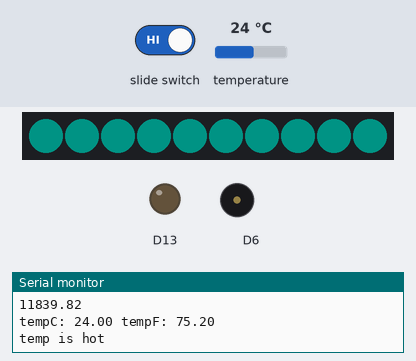
The sketch below on a simulated Adafruit Circuit Playground Express. Shown: 10 RGB LEDs in strip order, left to right, output pins drawn as LEDs (lit = HIGH), buzzer (waves = sounding), the last lines printed to the serial monitor. The test bench sets the inputs (shaded band); at power-on: temperature 24 °C. Dim RGB values are drawn brighter than linear; random numbers use the default seed unless the sketch sets one.

Above: at 2.6 s.
2.7 s: temperature set to 19 °C
At 10.0 s:
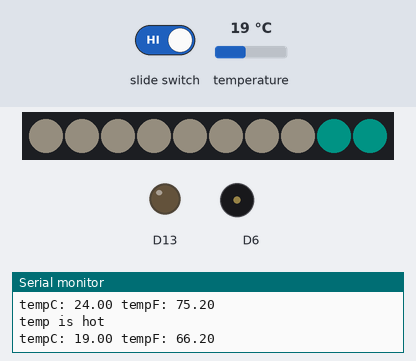
10.3 s: slide switch set LOW
At 10.76 s:
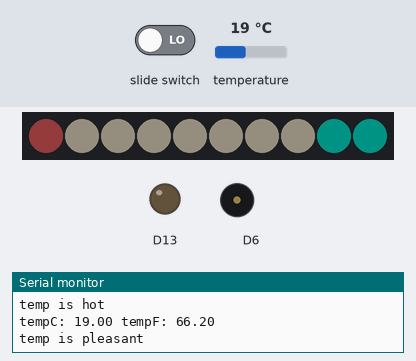
14.8 s: temperature set to 12 °C
19.3 s: slide switch set HIGH
At 22.4 s:
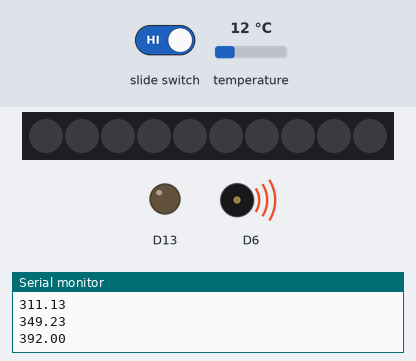
Timing chart, 0 to 24.8 s (numbered marks = the images above; inputs shaded):
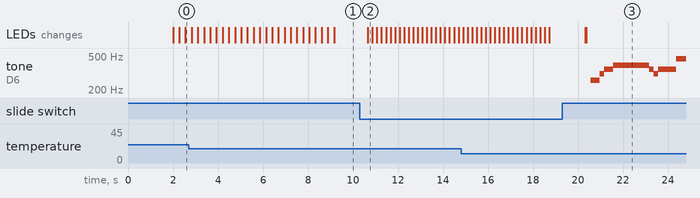

Measured:
- after the input at 19.3 s, tone on D6: plays 261 Hz for 0.40 s, 311 Hz for 0.20 s, 349 Hz for 0.40 s, 391 Hz for 1.6 s, 349 Hz for 0.20 s, 311 Hz for 0.20 s … (8 notes in this stretch), starting after 1.3 s

The sketch:

puzzle_07.ino
```cpp
// Create a plant nanny that checks if living conditions for plant are optimal

#include <Adafruit_CircuitPlayground.h>
#include <AsyncDelay.h>

AsyncDelay delay_1s;

float tempC, tempF, soundPressure;
float midi[127];
int A_four = 440;
int value;
int toneValue = 0;

byte switchPin = 7;
volatile bool switchState = 0;
volatile bool switchFlag = 0;

int randomRed = random(0,256);
int randomGreen = random(0,256);
int randomBlue = random(0,256);

void generateMIDI()
{
  for (int x = 0; x < 127; ++x)
  {
    midi[x] = (A_four / 32.0) * pow(2.0, ((x - 9.0) / 12.0));
    Serial.println(midi[x]);
  }
}

void onOff() {
  switchFlag = 1;
}

int sadSong[30][2] = {
    {127, 200},
    {60, 400},
    {63, 200},
    {65, 400},
    {67, 200},
    {67, 1400},
    {65, 200},
    {63, 200},
    {65, 800},
    {70, 800},
    {62, 200},
    {60, 200},
    {58, 1400},
    {127, 200},
    {60, 400},
    {63, 200},
    {65, 200},
    {67, 200},
    {70, 200},
    {67, 1400},
    {70, 400},
    {72, 800},
    {70, 200},
    {67, 200},
    {65, 1400},
    {63, 200},
    {65, 200},
    {67, 800},
    {70, 800},
    {60, 1600},
  };

int happySong[16][2] = {
    {74, 200},
    {69, 200},
    {74, 200},
    {76, 200},
    {73, 200},
    {69, 200},
    {73, 200},
    {74, 200},
    {71, 200},
    {69, 200},
    {69, 200},
    {67, 200},
    {67, 200},
    {66,200},
    {64, 200},
    {62,200},
  };

void discoBall() {
  for (int i = 0; i < 10; i++) {
    int pixelNumber = random(0,10);
    CircuitPlayground.setPixelColor(pixelNumber, randomRed, randomGreen, randomBlue);
    CircuitPlayground.setPixelColor(pixelNumber+2, randomRed, randomGreen, randomBlue);
    CircuitPlayground.setPixelColor(pixelNumber+4, randomRed, randomGreen, randomBlue);
    delay(1);
    CircuitPlayground.setPixelColor(pixelNumber, 0, 0, 0);
    CircuitPlayground.setPixelColor(pixelNumber+2, 0, 0, 0);
    CircuitPlayground.setPixelColor(pixelNumber+4, 0, 0, 0);
    }
}

void counter() {
  for (int i = -2; i <= 10; i++) {
    for (int fadeIn = 0; fadeIn < 256; fadeIn++) {
    CircuitPlayground.setPixelColor(i, fadeIn, randomGreen, randomBlue);

    CircuitPlayground.setPixelColor(i++, fadeIn, randomGreen, randomBlue);

    CircuitPlayground.setPixelColor(i+2, fadeIn, randomGreen, randomBlue);
    }

    for (int fadeOut = 255; fadeOut >= 0; fadeOut--) {
    CircuitPlayground.setPixelColor(i, fadeOut, randomGreen, randomBlue);

    CircuitPlayground.setPixelColor(i--, fadeOut, randomGreen, randomBlue);

    CircuitPlayground.setPixelColor(i-2, fadeOut, randomGreen, randomBlue);
    }
  }
}

int pastelColor[8][3] = {
  {255,102,102},
  {255,178,102},
  {255,255,102},
  {102,255,178},
  {102,178,255},
  {102,102,255},
  {178,102,255},
  {255,102,178},
};

void pastels() {
for (int pixelNumber = 0; pixelNumber < 10; pixelNumber++) {
  for (int i = 0; i < sizeof(pastelColor)/sizeof(pastelColor[0]); i++) {
   CircuitPlayground.setPixelColor(pixelNumber, pastelColor[i][0], pastelColor[i][1], pastelColor[i][2]);
   delay(100);
   CircuitPlayground.setPixelColor(pixelNumber, 0, 0, 0);
  }
}
delay(100);
}


void setup() {
  Serial.begin(9600);
  generateMIDI();
  CircuitPlayground.begin();
  pinMode(switchPin, INPUT_PULLUP);
  attachInterrupt(digitalPinToInterrupt(switchPin), onOff, CHANGE);
  delay_1s.start(1000, AsyncDelay::MILLIS);
}

void loop() {
  // put your main code here, to run repeatedly:
 if (delay_1s.isExpired()) {
// light for temperature
 tempC = CircuitPlayground.temperature();
 tempF = CircuitPlayground.temperatureF();

  Serial.print("tempC: ");
  Serial.print(tempC);
  Serial.print(" tempF: ");
  Serial.println(tempF);
  delay(1000);


if (tempF < 65) {
  delay(1);
  Serial.println("temp is chilly");
  discoBall();
} else if (65 <= tempF && tempF <= 74) {
  delay(1);
  Serial.print("temp is pleasant");
  pastels();
} else {
  delay(1);
  Serial.println("temp is hot");
  counter();
}


// sound for moisture
if (switchFlag) {
  Serial.println("read moisture");
  delay(5);
  switchState = digitalRead(switchPin);
  switchFlag = 0;
 }

if (switchState) {
value = CircuitPlayground.readCap(6);

Serial.print("Capacitence: "); //higher value when moisture

Serial.println(value);

toneValue = map(value, 200, 1020, 0, 127);

if (toneValue < 0) {
  toneValue = 0;
} else if (toneValue > 127) {
  toneValue = 127;
}

if (value < 810) { // not moist
  Serial.println("need water");
  for(int i = 0; i < sizeof(sadSong) / sizeof(sadSong[0]); i++)
    {
    CircuitPlayground.playTone(midi[sadSong[i][0]], sadSong[i][1]);
    Serial.println(midi[sadSong[i][0]]);
    delay(1);
    }

} else if (value > 1020) { // too moist
  Serial.println("too much water");
  for(int i = 0; i < sizeof(sadSong) / sizeof(sadSong[0]); i++)
    {
    CircuitPlayground.playTone(midi[sadSong[i][0]], sadSong[i][1]);
    Serial.println(midi[sadSong[i][0]]);
    delay(1);
    }

} else {
  Serial.println("good moisture");
  for(int i = 0; i < sizeof(happySong) / sizeof(happySong[0]); i++)
    {
    CircuitPlayground.playTone(midi[happySong[i][0]], happySong[i][1]);
    Serial.println(midi[happySong[i][0]]);
    delay(1);
    }
}
}
delay_1s.repeat();
}
delay(500);
}
```
